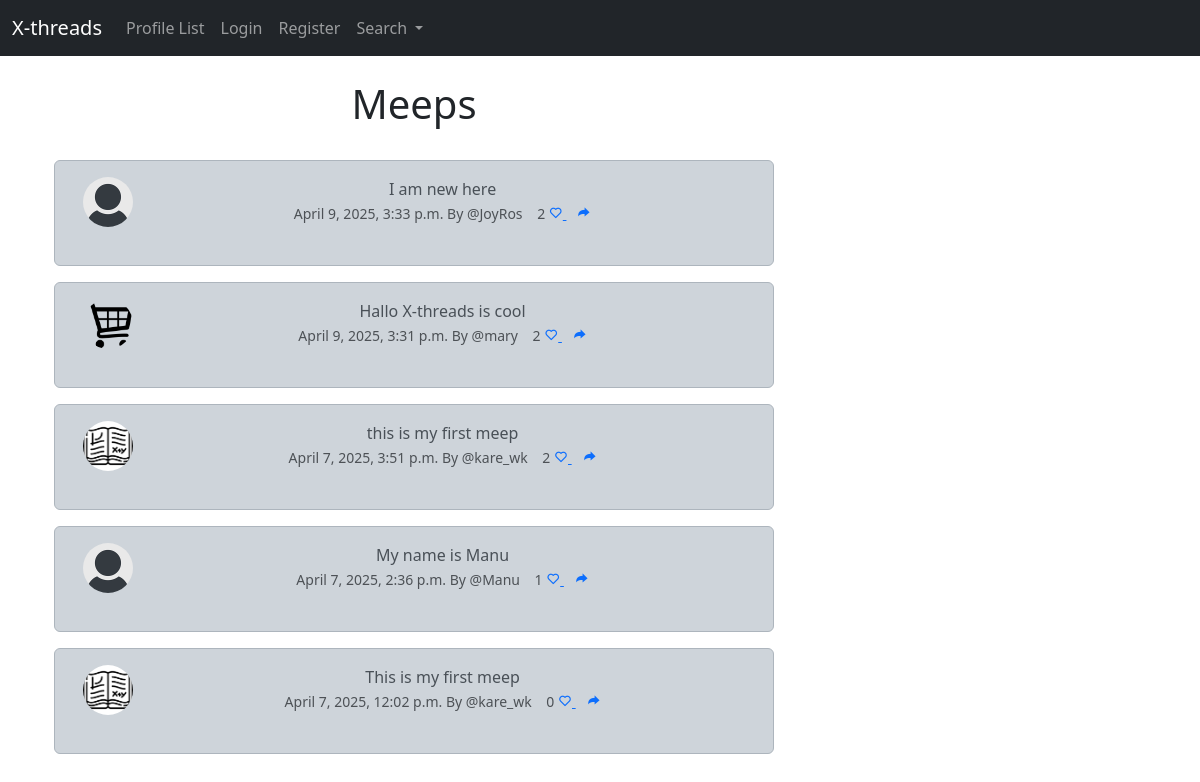
The page / on the database its author committed.
### musker/models.py (models this page shows, shortened)
class Meep(models.Model):
    user = models.ForeignKey(User, related_name="meeps", on_delete=models.DO_NOTHING)
    body = models.CharField(max_length=200)
    created_at = models.DateTimeField(auto_now_add=True)
    likes = models.ManyToManyField(User, related_name="meep_like",blank=True )
    def number_of_likes(self):
        return self.likes.count()

class Profile(models.Model):
    user = models.OneToOneField(User, on_delete=models.CASCADE)
    follows = models.ManyToManyField("self",
                                    related_name="followed_by",
                                    symmetrical=False,
                                    blank=True)
    date_modified = models.DateTimeField(User, auto_now=True)
    profile_image = models.ImageField(null=True, blank=True, upload_to="images/")
    profile_bio = models.CharField(null=True, blank=True,max_length=500)
    homepage_link = models.CharField(null=True, blank=True,max_length=500)
    facebook_link = models.CharField(null=True, blank=True,max_length=500)
    instagram_link = models.CharField(null=True, blank=True,max_length=500)
    linkedIn_link = models.CharField(null=True, blank=True,max_length=500)
    def create_profile(sender, instance, created, **kwargs):
        if created:
            user_profile = Profile(user=instance)
            user_profile.save()
            user_profile.follows.set([instance.profile.id])
            user_profile.save()
    post_save.connect(create_profile, sender=User)

### musker/views.py (the view)
# urls.py: path('', views.home, name="home" ),
def home(request):
	if request.user.is_authenticated:
		form = MeepForm(request.POST or None)
		if request.method == "POST":
			if form.is_valid():
				meep = form.save(commit=False)
				meep.user = request.user
				meep.save()
				messages.success(request, ("Your Meep Has Been Posted!"))
				return redirect('home')
		meeps = Meep.objects.all().order_by("-created_at")
		return render(request, 'home.html', {"meeps":meeps, "form":form})
	else:
		meeps = Meep.objects.all().order_by("-created_at")
		return render(request, 'home.html', {"meeps":meeps})

### musker/templates/home.html (shortened to what this page needs)
{% extends 'base.html'%}
{% load static %}
{% block content %}
   <div class="container text-center">
     <div class="row">
       <div class="col-8">
        <h1>Meeps</h1>
        <br>
        {% for meep in meeps %}
           <div class="alert alert-dark" role="alert">
              <div class="container">
                <div class="row">
                  <div class="col-1">
                    {% if meep.user.profile.profile_image %}
                      <img src="{{ meep.user.profile.profile_image.url }}" width=50 height=50 class="rounded-circle" alt="{{ meep.user.username }}">
                    {% else %}
                      <img src="{% static 'images/default_profile_pic (1).png' %}" width=50 height=50 class="rounded-circle" alt="{{ meep.user.username }}">
                    {% endif %}
                  </div>
                  <div class="col-11">
                    {{ meep.body }}
                    <br>
                    <small class="text-muted">
                      {{ meep.created_at}} By @{{ meep.user.username}}
                      &nbsp;&nbsp; {{ meep.number_of_likes }}
                      {% if user in meep.likes.all %}
                        <a href="{% url 'meep_like' meep.id %}">
                          <i class='bx bxs-heart' style="color:red"></i>
                        </a>
                      {% else %}
                        <a href="{% url 'meep_like' meep.id %}">
                          <i class='bx bx-heart'></i>
                        </a>
                      {% endif %}
                      <a href="{% url 'show_meep' meep.id %}"><i class='bx bxs-share bx-flip-horizontal' ></i></a>
                    </small>
                    <br><br>
                  </div>
                </div>
              </div>
            </div>
        {% endfor %}
     </div>
    <div class="col-4">
        <br><br>
    </div>
{% endblock %}

### rows shown on the page
Meep: body "I am new here", created_at "April 9, 2025, 3:33 p.m.", user.username "JoyRos", number_of_likes "2"
Meep: user.profile.profile_image (picture), body "Hallo X-threads is cool", created_at "April 9, 2025, 3:31 p.m.", user.username "mary", number_of_likes "2"
Meep: user.profile.profile_image (picture), body "this is my first meep", created_at "April 7, 2025, 3:51 p.m.", user.username "kare_wk", number_of_likes "2"
Meep: body "My name is Manu", created_at "April 7, 2025, 2:36 p.m.", user.username "Manu", number_of_likes "1"
Meep: user.profile.profile_image (picture), body "This is my first meep", created_at "April 7, 2025, 12:02 p.m.", user.username "kare_wk", number_of_likes "0"
